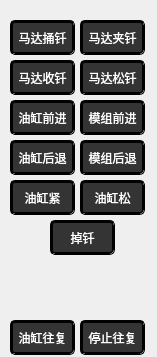
    <widget class="QWidget" name="page_2">
     <property name="geometry">
      <rect>
       <x>0</x>
       <y>0</y>
       <width>157</width>
       <height>357</height>
      </rect>
     </property>
     <attribute name="label">
      <string>捅钎/通氧</string>
     </attribute>
     <widget class="QPushButton" name="pushButtonRC19">
      <property name="geometry">
       <rect>
        <x>10</x>
        <y>60</y>
        <width>65</width>
        <height>35</height>
       </rect>
      </property>
      <property name="styleSheet">
       <string notr="true">
QPushButton{
	background-color:rgb(52, 52, 52);
	border:3px groove black;
	border-radius:5px;
	color:white;
}
QPushButton:pressed
{
	background-color:gray;
	border:3px groove black;
	border-radius:5px;
}</string>
      </property>
      <property name="text">
       <string>马达收钎</string>
      </property>
     </widget>
     <widget class="QPushButton" name="pushButtonRC21">
      <property name="geometry">
       <rect>
        <x>80</x>
        <y>60</y>
        <width>65</width>
        <height>35</height>
       </rect>
      </property>
      <property name="styleSheet">
       <string notr="true">
QPushButton{
	background-color:rgb(52, 52, 52);
	border:3px groove black;
	border-radius:5px;
	color:white;
}
QPushButton:pressed
{
	background-color:gray;
	border:3px groove black;
	border-radius:5px;
}</string>
      </property>
      <property name="text">
       <string>马达松钎</string>
      </property>
     </widget>
     <widget class="QPushButton" name="pushButtonRC22">
      <property name="geometry">
       <rect>
        <x>80</x>
        <y>20</y>
        <width>65</width>
        <height>35</height>
       </rect>
      </property>
      <property name="styleSheet">
       <string notr="true">
QPushButton{
	background-color:rgb(52, 52, 52);
	border:3px groove black;
	border-radius:5px;
	color:white;
}
QPushButton:pressed
{
	background-color:gray;
	border:3px groove black;
	border-radius:5px;
}</string>
      </property>
      <property name="text">
       <string>马达夹钎</string>
      </property>
     </widget>
     <widget class="QPushButton" name="pushButtonRC26">
      <property name="geometry">
       <rect>
        <x>80</x>
        <y>140</y>
        <width>65</width>
        <height>35</height>
       </rect>
      </property>
      <property name="styleSheet">
       <string notr="true">
QPushButton{
	background-color:rgb(52, 52, 52);
	border:3px groove black;
	border-radius:5px;
	color:white;
}
QPushButton:pressed
{
	background-color:gray;
	border:3px groove black;
	border-radius:5px;
}</string>
      </property>
      <property name="text">
       <string>模组后退</string>
      </property>
     </widget>
     <widget class="QPushButton" name="pushButtonRC25">
      <property name="geometry">
       <rect>
        <x>80</x>
        <y>100</y>
        <width>65</width>
        <height>35</height>
       </rect>
      </property>
      <property name="styleSheet">
       <string notr="true">
QPushButton{
	background-color:rgb(52, 52, 52);
	border:3px groove black;
	border-radius:5px;
	color:white;
}
QPushButton:pressed
{
	background-color:gray;
	border:3px groove black;
	border-radius:5px;
}</string>
      </property>
      <property name="text">
       <string>模组前进</string>
      </property>
     </widget>
     <widget class="QPushButton" name="pushButtonRC24">
      <property name="geometry">
       <rect>
        <x>10</x>
        <y>180</y>
        <width>65</width>
        <height>35</height>
       </rect>
      </property>
      <property name="styleSheet">
       <string notr="true">
QPushButton{
	background-color:rgb(52, 52, 52);
	border:3px groove black;
	border-radius:5px;
	color:white;
}
QPushButton:pressed
{
	background-color:gray;
	border:3px groove black;
	border-radius:5px;
}</string>
      </property>
      <property name="text">
       <string>油缸紧</string>
      </property>
     </widget>
     <widget class="QPushButton" name="pushButtonRC17">
      <property name="geometry">
       <rect>
        <x>10</x>
        <y>140</y>
        <width>65</width>
        <height>35</height>
       </rect>
      </property>
      <property name="styleSheet">
       <string notr="true">
QPushButton{
	background-color:rgb(52, 52, 52);
	border:3px groove black;
	border-radius:5px;
	color:white;
}
QPushButton:pressed
{
	background-color:gray;
	border:3px groove black;
	border-radius:5px;
}</string>
      </property>
      <property name="text">
       <string>油缸后退</string>
      </property>
     </widget>
     <widget class="QPushButton" name="pushButtonRC23">
      <property name="geometry">
       <rect>
        <x>80</x>
        <y>180</y>
        <width>65</width>
        <height>35</height>
       </rect>
      </property>
      <property name="styleSheet">
       <string notr="true">
QPushButton{
	background-color:rgb(52, 52, 52);
	border:3px groove black;
	border-radius:5px;
	color:white;
}
QPushButton:pressed
{
	background-color:gray;
	border:3px groove black;
	border-radius:5px;
}</string>
      </property>
      <property name="text">
       <string>油缸松</string>
      </property>
     </widget>
     <widget class="QPushButton" name="pushButtonRC18">
      <property name="geometry">
       <rect>
        <x>10</x>
        <y>100</y>
        <width>65</width>
        <height>35</height>
       </rect>
      </property>
      <property name="styleSheet">
       <string notr="true">
QPushButton{
	background-color:rgb(52, 52, 52);
	border:3px groove black;
	border-radius:5px;
	color:white;
}
QPushButton:pressed
{
	background-color:gray;
	border:3px groove black;
	border-radius:5px;
}</string>
      </property>
      <property name="text">
       <string>油缸前进</string>
      </property>
     </widget>
     <widget class="QPushButton" name="pushButtonRC20">
      <property name="geometry">
       <rect>
        <x>10</x>
        <y>20</y>
        <width>65</width>
        <height>35</height>
       </rect>
      </property>
      <property name="styleSheet">
       <string notr="true">
QPushButton{
	background-color:rgb(52, 52, 52);
	border:3px groove black;
	border-radius:5px;
	color:white;
}
QPushButton:pressed
{
	background-color:gray;
	border:3px groove black;
	border-radius:5px;
}</string>
      </property>
      <property name="text">
       <string>马达捅钎</string>
      </property>
     </widget>
     <widget class="QPushButton" name="pushButtonRC23_2">
      <property name="geometry">
       <rect>
        <x>50</x>
        <y>220</y>
        <width>65</width>
        <height>35</height>
       </rect>
      </property>
      <property name="styleSheet">
       <string notr="true">
QPushButton{
	background-color:rgb(52, 52, 52);
	border:3px groove black;
	border-radius:5px;
	color:white;
}
QPushButton:pressed
{
	background-color:gray;
	border:3px groove black;
	border-radius:5px;
}</string>
      </property>
      <property name="text">
       <string>掉钎</string>
      </property>
     </widget>
     <widget class="QPushButton" name="pushButtonRC20_2">
      <property name="geometry">
       <rect>
        <x>10</x>
        <y>320</y>
        <width>65</width>
        <height>35</height>
       </rect>
      </property>
      <property name="styleSheet">
       <string notr="true">
QPushButton{
	background-color:rgb(52, 52, 52);
	border:3px groove black;
	border-radius:5px;
	color:white;
}
QPushButton:pressed
{
	background-color:gray;
	border:3px groove black;
	border-radius:5px;
}</string>
      </property>
      <property name="text">
       <string>油缸往复</string>
      </property>
     </widget>
     <widget class="QPushButton" name="pushButtonRC20_3">
      <property name="geometry">
       <rect>
        <x>80</x>
        <y>320</y>
        <width>65</width>
        <height>35</height>
       </rect>
      </property>
      <property name="styleSheet">
       <string notr="true">
QPushButton{
	background-color:rgb(52, 52, 52);
	border:3px groove black;
	border-radius:5px;
	color:white;
}
QPushButton:pressed
{
	background-color:gray;
	border:3px groove black;
	border-radius:5px;
}</string>
      </property>
      <property name="text">
       <string>停止往复</string>
      </property>
     </widget>
    </widget>
